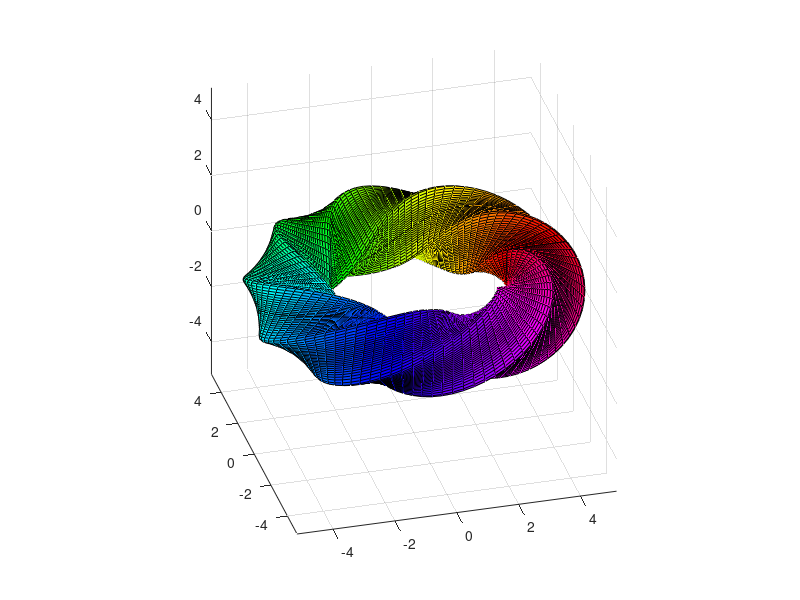

The MATLAB source for this figure:
u=linspace(0,2*pi,100);
v=linspace(0,2*pi,100);
[U,V]=meshgrid(u,v);
R=((cos(V)).^20+(sin(V)).^20).^(-1/20);
X=(4+R.*cos(V+2.*U)).*cos(U);
Y=(4+R.*cos(V+2.*U)).*sin(U);
Z=R.*sin(V+2.*U);
C=U;
figure;
surf(X,Y,Z,C);
axis equal
colormap hsv
view(-15,30);